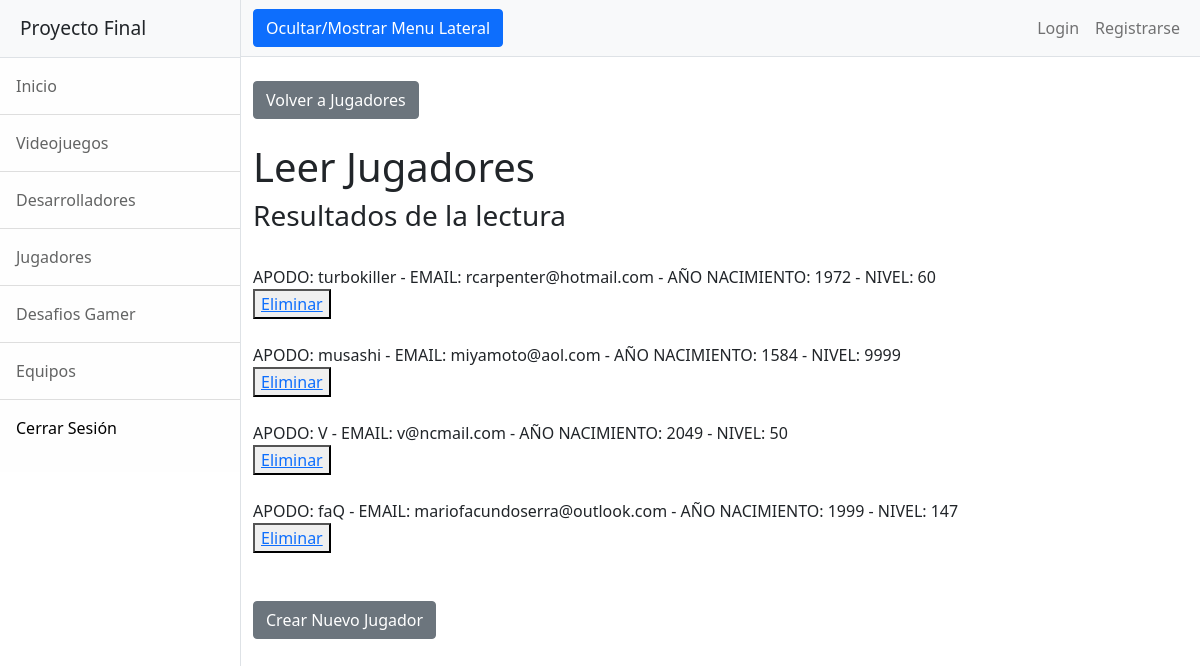
The app's page /AppFinal/jugadoresLeer (signed in) with its own data.
### AppFinal/models.py (models this page shows)
class Jugador(models.Model):
    apodo = models.CharField(max_length = 15)
    email = models.EmailField()
    año_nacimiento = models.IntegerField()
    nivel = models.IntegerField()
    def __str__(self):
        return f"APODO: {self.apodo} - EMAIL: {self.email} - AÑO NACIMIENTO: {self.año_nacimiento} - NIVEL: {self.nivel}"

### AppFinal/views.py (the view)
# urls.py: path('jugadoresLeer', views.jugadoresLeer, name="JugadoresLeer"),
@login_required
def jugadoresLeer(request):
    jugadores = Jugador.objects.all()
    contexto = {"jugadores":jugadores}
    return render(request, "AppFinal/jugadoresLeer.html", contexto)

### AppFinal/templates/AppFinal/jugadoresLeer.html
{% extends "AppFinal/padre.html" %}
{% load static %}
{% block dynamicContent %}
    <div class="container-fluid">
        <br><a class="btn btn-secondary" href="{% url 'Jugadores' %}">Volver a Jugadores</a>
        <h1 class="mt-4">Leer Jugadores</h1>
        <h3>Resultados de la lectura</h3><br>
        {% for jugador in jugadores %}
            {{jugador}}<br>
            <button><a href="{% url 'JugadoresEliminar' jugador.apodo %}">Eliminar</a></button><br><br>
        {% endfor %}
        <br><a class="btn btn-secondary" href="{% url 'JugadoresFormulario' %}">Crear Nuevo Jugador</a>
    </div>
{% endblock %}

### records on screen
Jugador: apodo+email+año_nacimiento "APODO: turbokiller - EMAIL: rcarpenter@hotmail.com - AÑO NACIMIENTO: 1972 - NIVEL: 60"
Jugador: apodo+email+año_nacimiento "APODO: musashi - EMAIL: miyamoto@aol.com - AÑO NACIMIENTO: 1584 - NIVEL: 9999"
Jugador: apodo+email+año_nacimiento "APODO: V - EMAIL: v@ncmail.com - AÑO NACIMIENTO: 2049 - NIVEL: 50"
Jugador: apodo+email+año_nacimiento "APODO: faQ - EMAIL: mariofacundoserra@outlook.com - AÑO NACIMIENTO: 1999 - NIVEL: 147"
